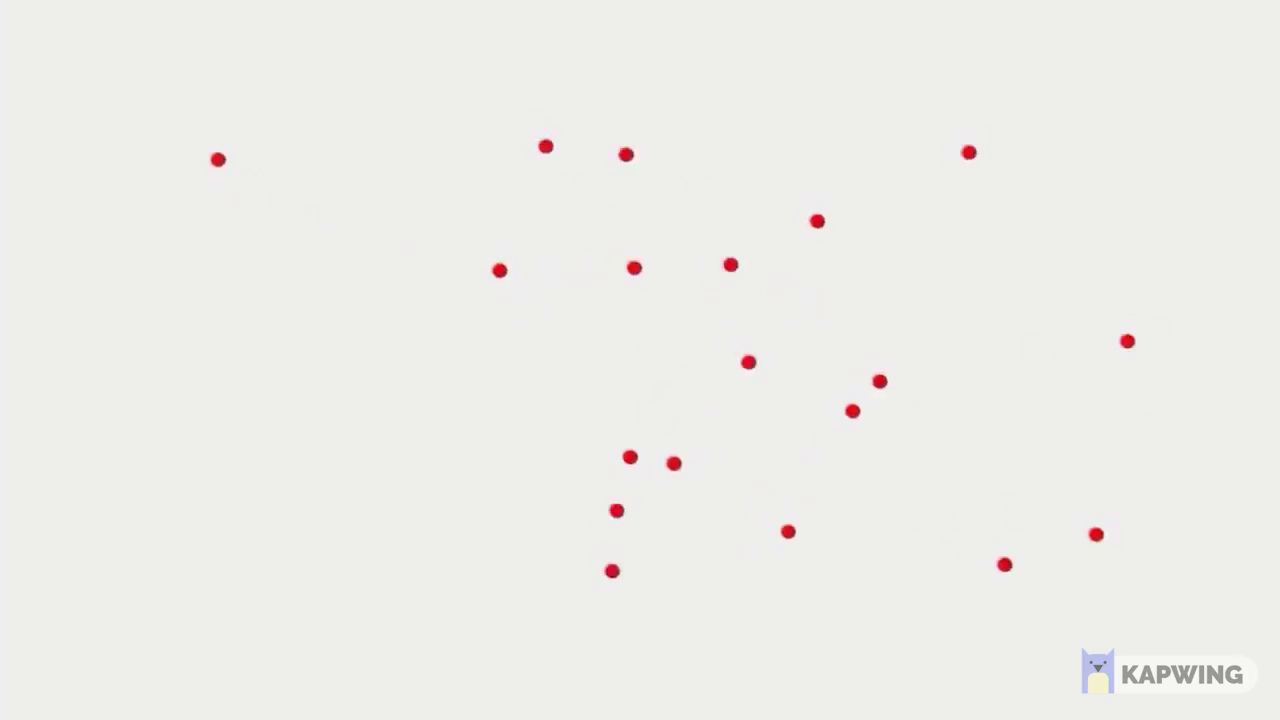
#> input picture frame 7 of TrainingData/flydots.avi, 1280 x 720 px
$ python v3-OpenCV_Testing.py
#> lines starting #> are read from the running program, lines starting #| are printed output that depends on the picture
# -*- coding: utf-8 -*-
"""
Created on Sun Dec 20 18:41:47 2020

@author: Angus
"""
import cv2
import sys

(major_ver, minor_ver, subminor_ver) = (cv2.__version__).split(".")

if __name__ == '__main__' :
    tracker = cv2.TrackerKCF_create()

    video = cv2.VideoCapture("C:/Users/Angus/Downloads/opencv/sources/samples/data/flydots.avi")

    ok, frame = video.read()
#> frame is the input picture: shape (720, 1280, 3); mean B, G, R 234.3, 237.1, 237.7

    bbox = (287, 23, 86, 320)
    #bbox = cv2.selectROI(frame, False)
    ok = tracker.init(frame, bbox)

    while True:
        # Read a new frame
        ok, frame = video.read()
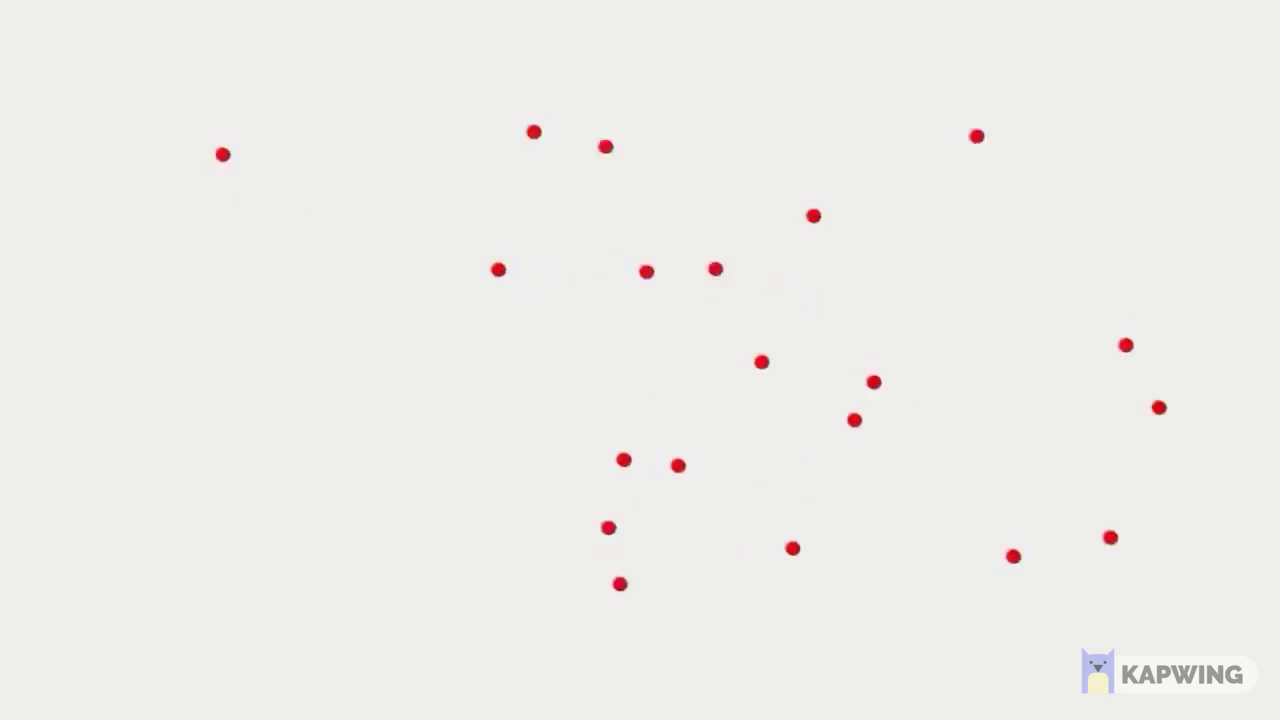
#> input picture frame 8 of TrainingData/flydots.avi, 1280 x 720 px
#> frame is the input picture: shape (720, 1280, 3); mean B, G, R 234.2, 237, 237.7
        if not ok:
            break

        timer = cv2.getTickCount()
        ok, bbox = tracker.update(frame)
#> ok = True; bbox = (287, 23, 86, 320)
        fps = cv2.getTickFrequency() / (cv2.getTickCount() - timer);

        if ok:
            p1 = (int(bbox[0]), int(bbox[1]))
#> p1 = (287, 23)
            p2 = (int(bbox[0] + bbox[2]), int(bbox[1] + bbox[3]))
#> p2 = (373, 343)
            cv2.rectangle(frame, p1, p2, (255,0,0), 2, 1)
        else :
            cv2.putText(frame, "Tracking failure detected", (100,80), cv2.FONT_HERSHEY_SIMPLEX, 0.75,(0,0,255),2)

        cv2.putText(frame, "KCF Tracker", (100,20), cv2.FONT_HERSHEY_SIMPLEX, 0.75, (50,170,50),2);

        cv2.putText(frame, "FPS : " + str(int(fps)), (100,50), cv2.FONT_HERSHEY_SIMPLEX, 0.75, (50,170,50), 2);
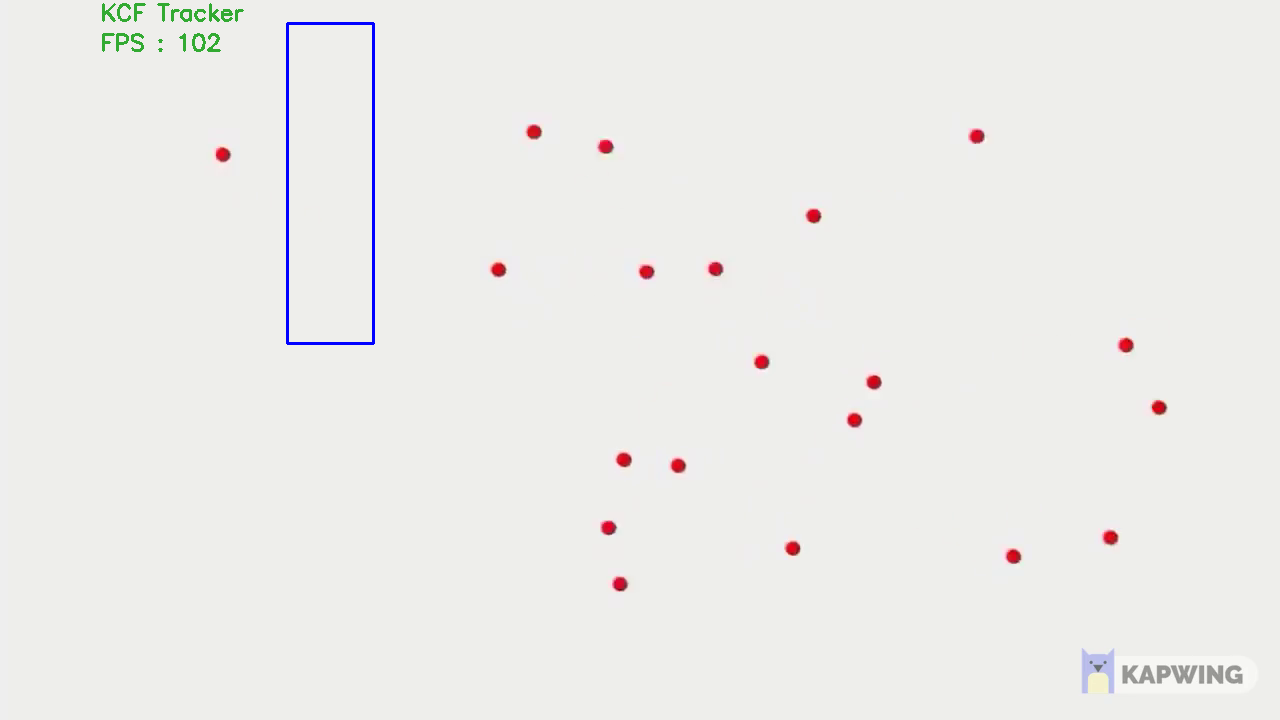
#> frame: shape (720, 1280, 3); mean B, G, R 234, 236.3, 236.8

        cv2.imshow("Tracking", frame)

        k = cv2.waitKey(1) & 0xff
#> (key q is pressed here)
        if k == 27 :
            break
        if cv2.waitKey(30) & 0xFF == ord('q'):
#> (key q is pressed here)
            break

video.release()
cv2.destroyAllWindows()

$ run again, starting later in the video
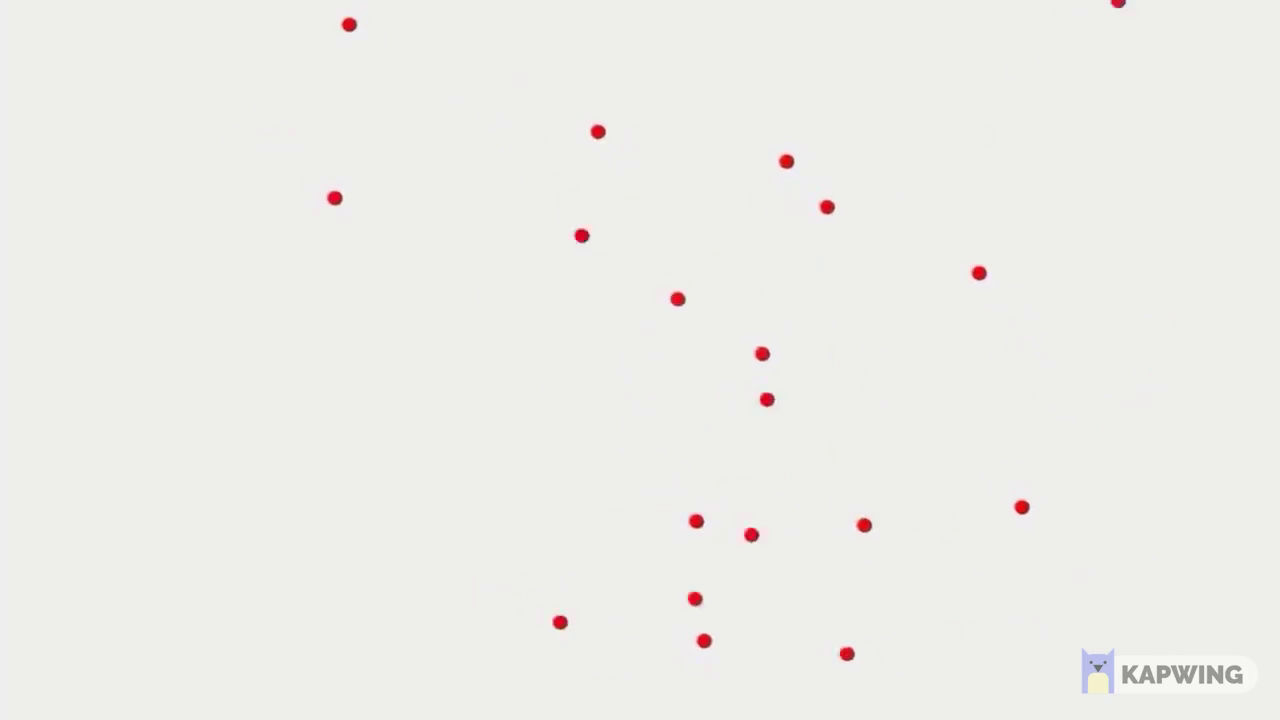
#> input picture frame 32 of TrainingData/flydots.avi, 1280 x 720 px
#> frame is the input picture: shape (720, 1280, 3); mean B, G, R 234.3, 237.1, 237.7
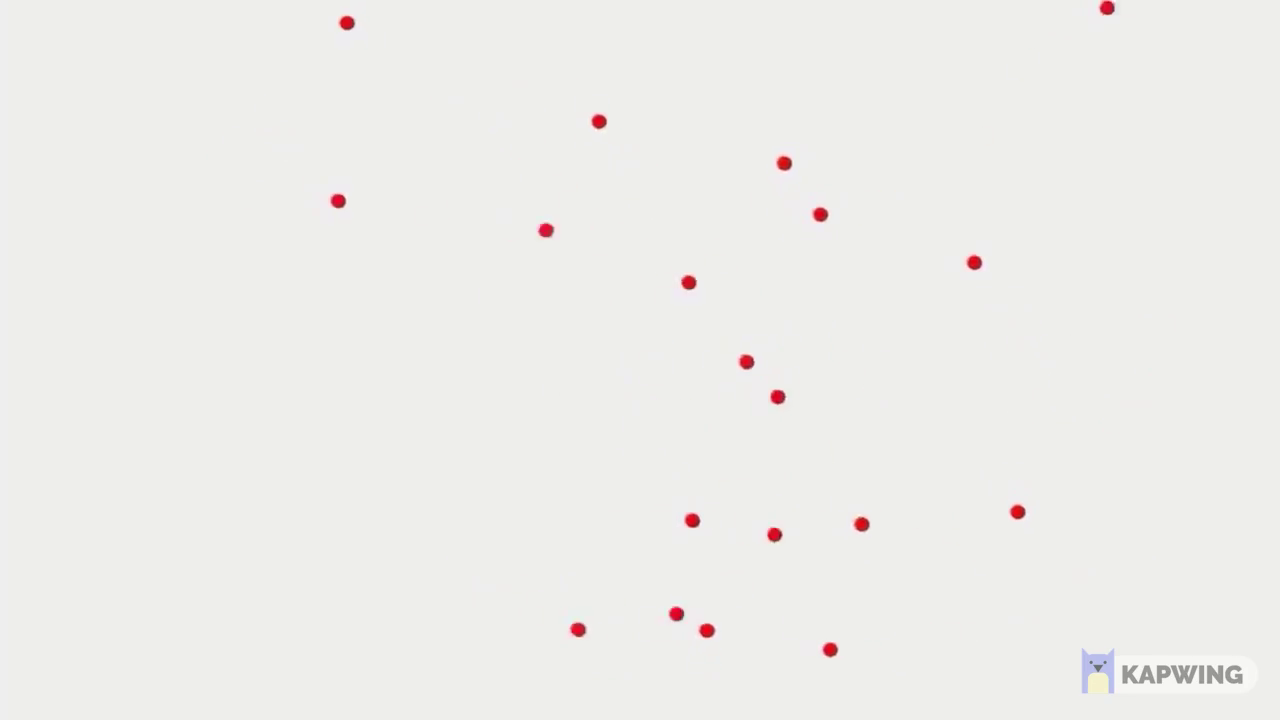
#> input picture frame 33 of TrainingData/flydots.avi, 1280 x 720 px
#> frame is the input picture: shape (720, 1280, 3); mean B, G, R 234.3, 237.1, 237.7
#> ok = True; bbox = (287, 23, 86, 320)
#> p1 = (287, 23)
#> p2 = (373, 343)
#> `cv2.putText(frame, "FPS : " + str(int(fps)), (100,50), cv2.FONT_HERSHE..`:
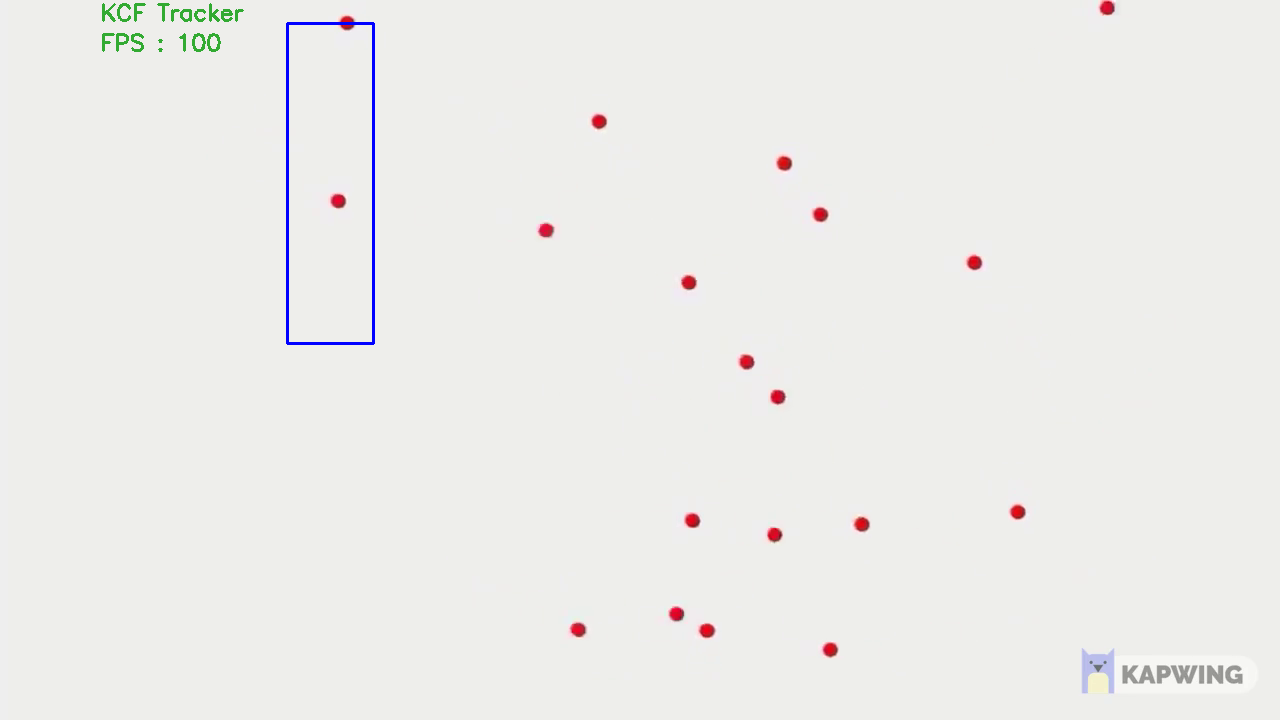
#> frame: shape (720, 1280, 3); mean B, G, R 234, 236.3, 236.8

$ run again, starting later in the video
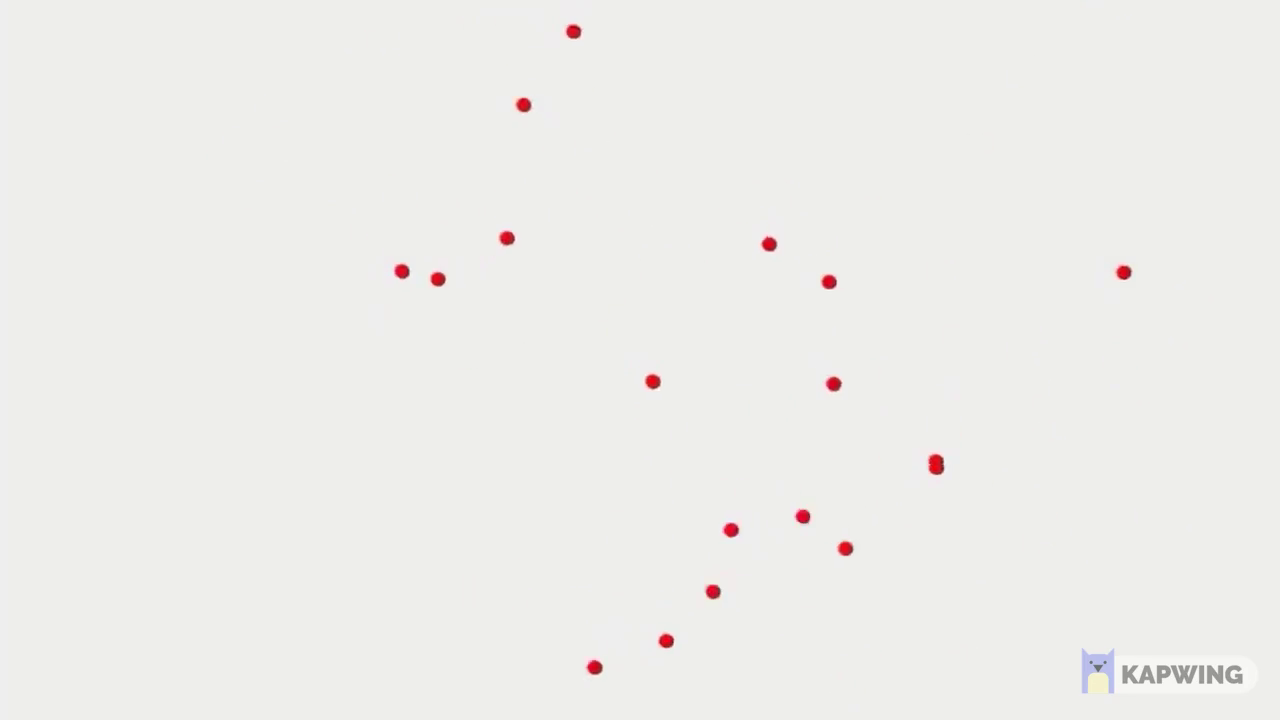
#> input picture frame 58 of TrainingData/flydots.avi, 1280 x 720 px
#> frame is the input picture: shape (720, 1280, 3); mean B, G, R 234.3, 237.1, 237.7
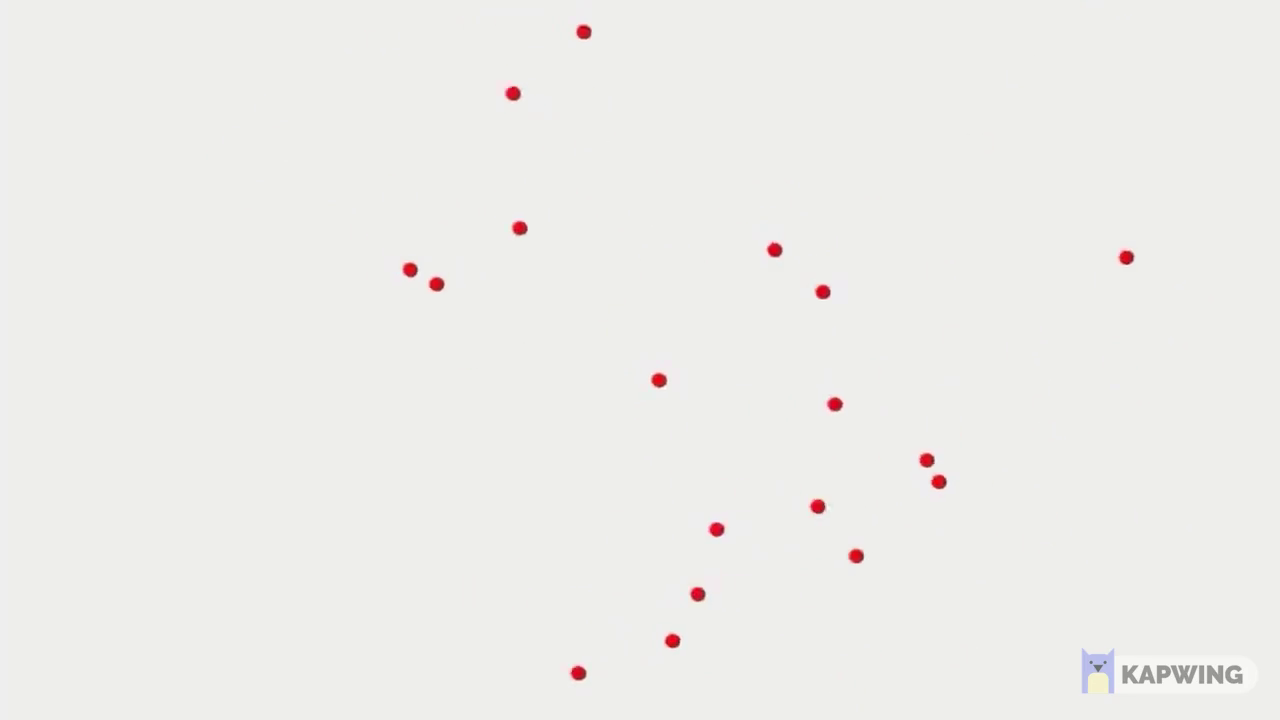
#> input picture frame 59 of TrainingData/flydots.avi, 1280 x 720 px
#> frame is the input picture: shape (720, 1280, 3); mean B, G, R 234.3, 237.1, 237.7
#> ok = True; bbox = (287, 23, 86, 320)
#> p1 = (287, 23)
#> p2 = (373, 343)
#> `cv2.putText(frame, "FPS : " + str(int(fps)), (100,50), cv2.FONT_HERSHE..`:
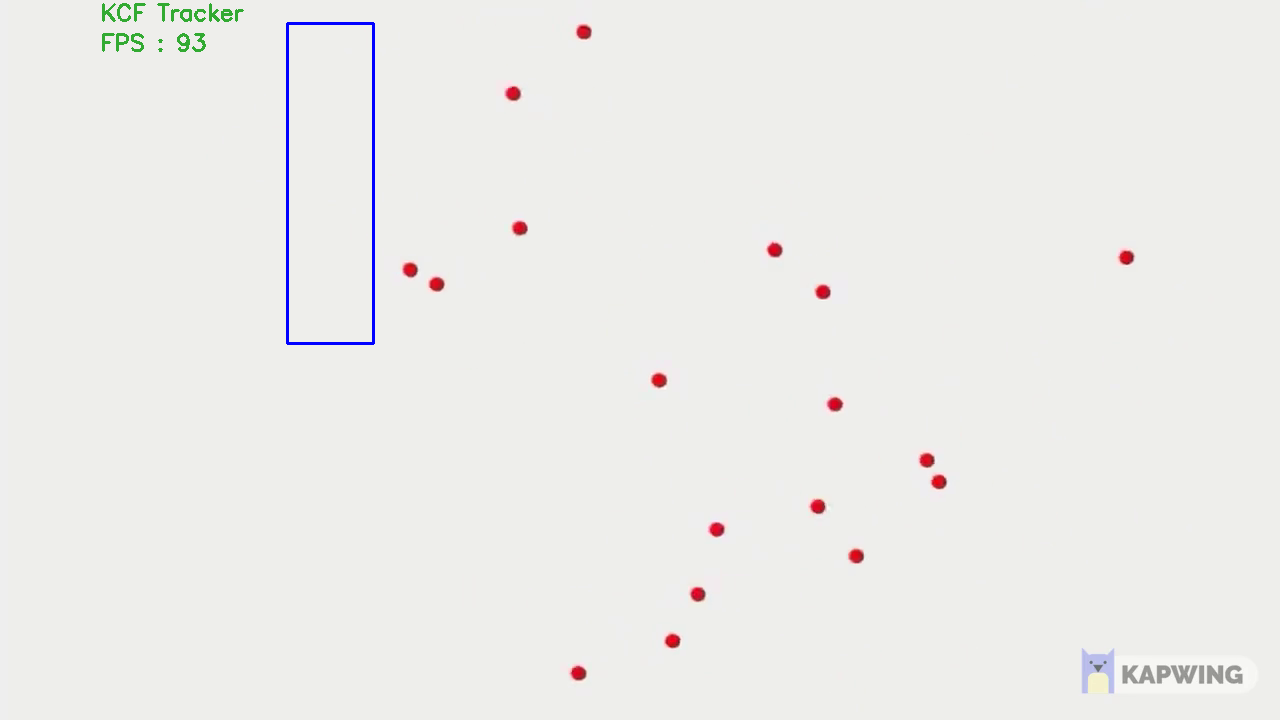
#> frame: shape (720, 1280, 3); mean B, G, R 234, 236.4, 236.8
